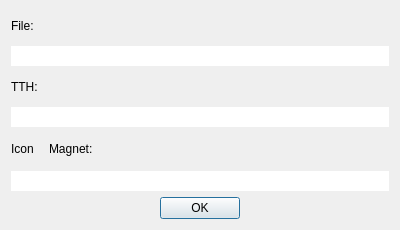
<ui version="4.0" >
 <class>tthdlg</class>
 <widget class="QDialog" name="tthdlg" >
  <property name="windowModality" >
   <enum>Qt::NonModal</enum>
  </property>
  <property name="geometry" >
   <rect>
    <x>0</x>
    <y>0</y>
    <width>400</width>
    <height>230</height>
   </rect>
  </property>
  <property name="sizePolicy" >
   <sizepolicy vsizetype="Minimum" hsizetype="Preferred" >
    <horstretch>0</horstretch>
    <verstretch>0</verstretch>
   </sizepolicy>
  </property>
  <property name="windowTitle" >
   <string>Tiger Tree Hash</string>
  </property>
  <layout class="QGridLayout" >
   <item row="0" column="0" >
    <layout class="QVBoxLayout" >
     <item>
      <widget class="QLabel" name="label" >
       <property name="text" >
        <string>File:</string>
       </property>
      </widget>
     </item>
     <item>
      <widget class="QLineEdit" name="filebox" >
       <property name="enabled" >
        <bool>true</bool>
       </property>
       <property name="frame" >
        <bool>false</bool>
       </property>
       <property name="readOnly" >
        <bool>true</bool>
       </property>
      </widget>
     </item>
    </layout>
   </item>
   <item row="1" column="0" >
    <layout class="QVBoxLayout" >
     <item>
      <widget class="QLabel" name="label_2" >
       <property name="text" >
        <string>TTH:</string>
       </property>
      </widget>
     </item>
     <item>
      <widget class="QLineEdit" name="tthbox" >
       <property name="enabled" >
        <bool>true</bool>
       </property>
       <property name="frame" >
        <bool>false</bool>
       </property>
       <property name="readOnly" >
        <bool>true</bool>
       </property>
      </widget>
     </item>
    </layout>
   </item>
   <item row="2" column="0" >
    <layout class="QVBoxLayout" >
     <item>
      <layout class="QHBoxLayout" >
       <item>
        <widget class="QLabel" name="icolabel" >
         <property name="sizePolicy" >
          <sizepolicy vsizetype="Fixed" hsizetype="Fixed" >
           <horstretch>0</horstretch>
           <verstretch>0</verstretch>
          </sizepolicy>
         </property>
         <property name="minimumSize" >
          <size>
           <width>32</width>
           <height>32</height>
          </size>
         </property>
         <property name="maximumSize" >
          <size>
           <width>32</width>
           <height>32</height>
          </size>
         </property>
         <property name="baseSize" >
          <size>
           <width>32</width>
           <height>32</height>
          </size>
         </property>
         <property name="text" >
          <string>Icon</string>
         </property>
        </widget>
       </item>
       <item>
        <widget class="QLabel" name="label_3" >
         <property name="text" >
          <string>Magnet:</string>
         </property>
        </widget>
       </item>
      </layout>
     </item>
     <item>
      <widget class="QLineEdit" name="magnetbox" >
       <property name="enabled" >
        <bool>true</bool>
       </property>
       <property name="frame" >
        <bool>false</bool>
       </property>
       <property name="readOnly" >
        <bool>true</bool>
       </property>
      </widget>
     </item>
    </layout>
   </item>
   <item row="3" column="0" >
    <layout class="QHBoxLayout" >
     <item>
      <spacer>
       <property name="orientation" >
        <enum>Qt::Horizontal</enum>
       </property>
       <property name="sizeHint" >
        <size>
         <width>40</width>
         <height>20</height>
        </size>
       </property>
      </spacer>
     </item>
     <item>
      <widget class="QPushButton" name="OKBtn" >
       <property name="text" >
        <string>OK</string>
       </property>
       <property name="default" >
        <bool>true</bool>
       </property>
      </widget>
     </item>
     <item>
      <spacer>
       <property name="orientation" >
        <enum>Qt::Horizontal</enum>
       </property>
       <property name="sizeHint" >
        <size>
         <width>40</width>
         <height>20</height>
        </size>
       </property>
      </spacer>
     </item>
    </layout>
   </item>
  </layout>
 </widget>
 <resources/>
 <connections/>
</ui>
